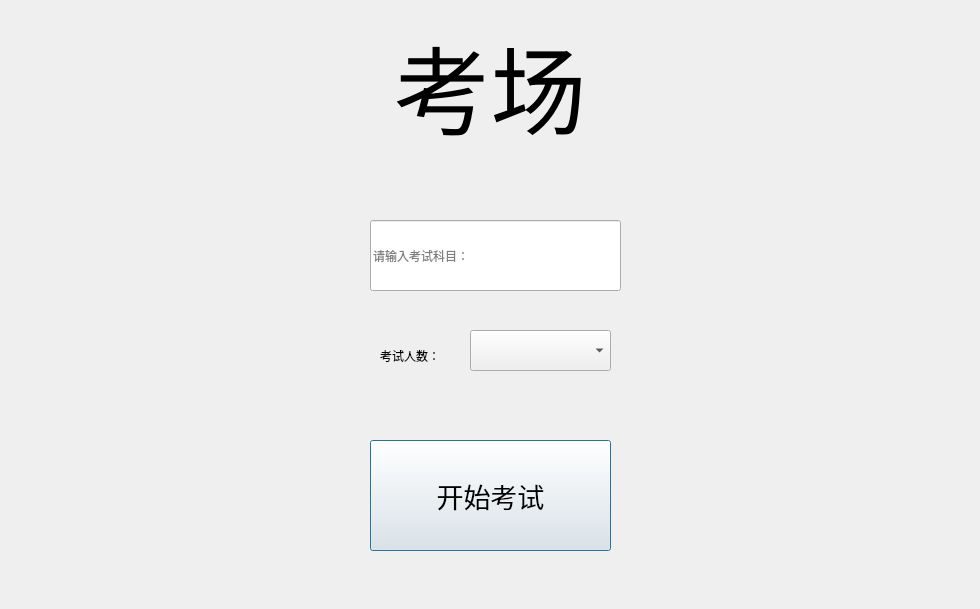
<?xml version="1.0" encoding="UTF-8"?>
<ui version="4.0">
 <class>ExamDialog</class>
 <widget class="QDialog" name="ExamDialog">
  <property name="geometry">
   <rect>
    <x>0</x>
    <y>0</y>
    <width>980</width>
    <height>609</height>
   </rect>
  </property>
  <property name="windowTitle">
   <string>Dialog</string>
  </property>
  <widget class="QLabel" name="label">
   <property name="geometry">
    <rect>
     <x>260</x>
     <y>20</y>
     <width>461</width>
     <height>131</height>
    </rect>
   </property>
   <property name="font">
    <font>
     <pointsize>72</pointsize>
    </font>
   </property>
   <property name="text">
    <string>考场</string>
   </property>
   <property name="alignment">
    <set>Qt::AlignCenter</set>
   </property>
  </widget>
  <widget class="QLineEdit" name="lineEdit">
   <property name="geometry">
    <rect>
     <x>370</x>
     <y>220</y>
     <width>251</width>
     <height>71</height>
    </rect>
   </property>
   <property name="text">
    <string/>
   </property>
   <property name="placeholderText">
    <string>请输入考试科目：</string>
   </property>
  </widget>
  <widget class="QLabel" name="label_2">
   <property name="geometry">
    <rect>
     <x>380</x>
     <y>320</y>
     <width>71</width>
     <height>71</height>
    </rect>
   </property>
   <property name="text">
    <string>考试人数：</string>
   </property>
  </widget>
  <widget class="QComboBox" name="comboBox">
   <property name="geometry">
    <rect>
     <x>470</x>
     <y>330</y>
     <width>141</width>
     <height>41</height>
    </rect>
   </property>
  </widget>
  <widget class="QPushButton" name="pushButton">
   <property name="geometry">
    <rect>
     <x>370</x>
     <y>440</y>
     <width>241</width>
     <height>111</height>
    </rect>
   </property>
   <property name="font">
    <font>
     <pointsize>20</pointsize>
    </font>
   </property>
   <property name="text">
    <string>开始考试</string>
   </property>
  </widget>
 </widget>
 <resources/>
 <connections/>
</ui>
